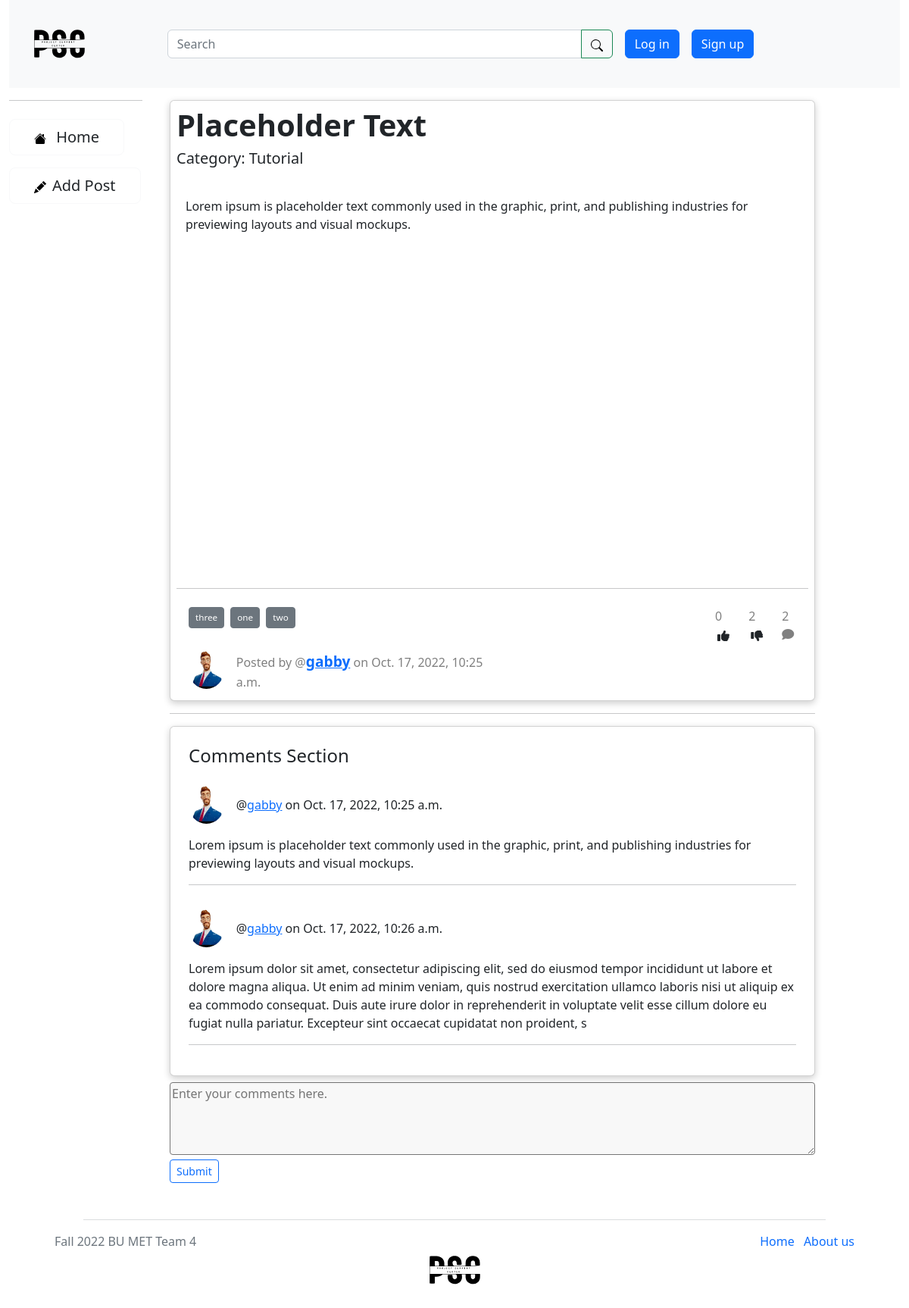
/project/5, run on the app's committed database.
### pscmodels/models.py (models this page shows, shortened)
class Posts(models.Model):
    CATEGORY = [
        ('TU', 'Tutorial'),
        ('BL', 'Blog'),
        ('TP', 'Tip'),
        ('AT', 'Article'),
        ('QU', 'Question'),
    ]
    creator = models.ForeignKey(settings.AUTH_USER_MODEL, on_delete=models.CASCADE)
    title = models.CharField(max_length=150)
    content = models.TextField()
    category = models.CharField(max_length=2, choices=CATEGORY, default='QU', )
    image_file = models.ImageField(upload_to='img/post/', blank=True, null=True)
    slug = models.SlugField(unique=True)
    date = models.DateTimeField(auto_now_add=True)
    upvotes = models.IntegerField(default=0)
    downvotes = models.IntegerField(default=0)
    votes = models.ManyToManyField(settings.AUTH_USER_MODEL, related_name="votes", default=None, blank=True)
    shares = models.IntegerField(default=0)
    tags = TaggableManager()
    favorites = models.ManyToManyField(settings.AUTH_USER_MODEL, related_name="favorite", default=None, blank=True)
    class Meta:
        ordering = ['-date']

class Profile(models.Model):
    user = models.OneToOneField(User, on_delete=models.CASCADE, blank=True, null=True)
    bio = models.CharField(max_length=150, blank=True, null=True)
    profile_pic = models.ImageField(default ='default_pic.jpg', upload_to='img/profile_pic/', blank=True, null=True)
    facebook_url = models.CharField(max_length=250,blank = True, null=True)
    github_url = models.CharField(max_length=250,blank = True, null=True)
    twitter_url = models.CharField(max_length=250,blank = True, null=True)
    website_url = models.CharField(max_length=250,blank = True, null=True)
    linkedin_url = models.CharField(max_length=250,blank = True, null=True)

class User(AbstractUser):
    CATEGORY = [
        ('Student', 'Student'),
        ('Faculty', 'Faculty'),
    ]
    role = models.CharField(max_length=7, choices=CATEGORY, default='Student')
    def __str__(self):
        return self.username

class Comments(models.Model):
    creator = models.ForeignKey(settings.AUTH_USER_MODEL, on_delete=models.CASCADE)
    post = models.ForeignKey(Posts, on_delete=models.CASCADE, related_name='comments')
    comment = models.TextField(null=True, blank=True)
    date = models.DateTimeField(auto_now_add=True)
    active = models.BooleanField(default=True)
    class Meta:
        ordering = ['date']

### post/views.py (the view)
# urls.py: path('project/<pk>',views.postDetailComment,name='postDetail'),
def postDetailComment(request, pk):
    post = get_object_or_404(Posts, pk=pk)
    template_name = 'post/postDetail.html'
    comments = post.comments.filter(active=True)
    new_comment = None
    if request.method == 'POST':
        if request.user.is_authenticated:
            comment = Comments(creator=request.user, post=post,
                               comment=request.POST["comment"])
            comment.save()
            return HttpResponseRedirect(str(post.id))
        else:
            messages.warning(request, ('Please login to make a comment'))
            return redirect("login")
    else:
        comment_form = CommentForm()
    return render(request, template_name, {'pk': post.id,
                                           'post': post,
                                           'comments': comments,
                                           'new_comment': new_comment,
                                           'comment_form': comment_form})

### post/forms.py
class CommentForm(forms.ModelForm):
    class Meta:
        model = Comments
        fields = ['comment']

### post/templates/post/postDetail.html (shortened to what this page needs)
{% extends 'base.html' %}
{% block content %}
{% load static %}
<div class="container-fluid">
  <div class="row align-items-center justify-content-center">
    <div id="post" >
      <div class="card bg-white p-2 mt-3" style="box-shadow: 0 3px 10px rgb(0 0 0 / 0.2);">
        <h1 class="card-title" ><a class="text-dark" style="text-decoration: none;" href="{% url 'postDetail' post.pk %}"><strong id="post_title">{{ post.title}}</strong></a></h1>
        <h5>Category: {{ post.get_category_display }}</h5>
        <div class="d-flex" id="post_content" style="padding-left:0px; padding-top: 15px;">
          <div class="container">
            <div class="mt-3" style="margin-left:auto; margin-right:auto; height: 500px; overflow-y: scroll;">
              <p style="float:left;">{{post.content}}</p>
            </div>
          </div>
        </div>
        <hr>
        <div class = "container m-1" style="color:gray">
          <div class="row">
            <div class="col-10">
              {% for tag in post.tags.all %}
              <a class="btn btn-secondary btn-sm post_tag me-1 mt-1" href="{% url 'tagged' tag.slug %}" role="button"><div style="font-size: smaller;">{{ tag.name }}</div></a>
              {% endfor %}
            </div>
            <div class="col mt-1">
              <div class="d-flex justify-content-end ">
                <div class="pr-2">
                  <span id="i_like_this"><span id="up-{{post.id}}">{{post.upvotes}}</span></span>
                  <a {% if request.user.is_authenticated %}
                    class="btn btn-link text-dark p-0 border-0 btn-outline-light thumbaction" {% else %}
                    href="#" class="btn btn-link text-dark p-0 border-0 btn-outline-light"
                    {% endif %} value="thumbsup" data-value="{{post.id}}" data-toggle="tooltip" title="I like this" role="button">
                    <span style="padding:3px"><i id="thumbsup" width="1.4em" height="1.4em" class="fa fa-thumbs-up"></i></span>
                  </a>
                </div>
                <div class="pr-2" style="padding-left:12px">
                  <span id="down-{{post.id}}">{{post.downvotes}}</span>
                  <a {% if request.user.is_authenticated %}
                    class="btn btn-link text-dark p-0 border-0 btn-outline-light thumbaction" {% else %}
                    href="#" class="btn btn-link text-dark p-0 border-0 btn-outline-light"
                    {% endif %} value="thumbsdown" data-value="{{post.id}}" data-toggle="tooltip" title="I dont like this" role="button">
                    <span style="padding:3px"><i id="thumbsdown" width="1.4em" height="1.4em" class="fa fa-thumbs-down"></i></span>
                  </a>
                </div>
                <div class="pr-2" style="padding-left:12px">
                  <span>{{post.comments.count}}</span>
                  <span><i class="fa fa-comment"></i></span>
                </div>
              </div>
            </div>
          </div>
          <div class="row mt-2">
            <div class="col">
              <div class="d-flex justify-content-start">
                {% if post.creator.profile.profile_pic %}
                <img
                  src="{{ post.creator.profile.profile_pic.url }}"
                  class="rounded-circle"
                  height=50
                  width=50
                  alt="Avatar"
                  loading="lazy"
                />
                {% endif %}
                <div class="d-flex align-items-center w-100 ps-3">
                  <div class="w-100" id="post-footer">
                      Posted by @<b style="font-size: 1.2em"><a id="post_author" href="{% url 'profile' post.creator %}">{{ post.creator }}</a></b> on {{ post.date }}
                  </div>
                </div>
              </div>
            </div>
            <div class="col">
            </div>
          </div>
        </div>
      </div>
      <hr>
      <div class="card bg-white p-2 my-2" style="box-shadow: 0 3px 10px rgb(0 0 0 / 0.2);">
        <div class="card-body">
          <h4 style="padding-bottom: 2px">Comments Section</h4>
          {% for comment in comments %}
          <div class="comments">
              <div class="d-flex">
              {% if comment.creator.profile.profile_pic %}
                  <img
                    src="{{ comment.creator.profile.profile_pic.url }}"
                    class="rounded-circle me-3 my-3"
                    height=50
                    width=50
                    alt="Avatar"
                    loading="lazy"
                  />
              {% endif %}
              <div class="d-flex align-items-center w-100">
                <div class="w-100">
                    @<a href="{% url 'profile' comment.creator %}">{{ comment.creator }}</a> on {{ comment.date }}
                </div>
              </div>
            </div>
            {{ comment.comment | linebreaks }}
          </div>
            <hr/>
          {% endfor %}
        </div>
      </div>
      <div>
        <form action="{% url 'postDetail' post.id %}" method="post">
          <textarea style="height: 12vh; width: -webkit-fill-available; border-radius: 4px; background-color: #f8f8f8;" required = True name="comment" placeholder="Enter your comments here."></textarea><br>
          <input class="btn btn-sm btn-outline-primary" type="submit" value="Submit" class="button">
        </form>
      </div>
    </div>
  </div>
</div>
{% endblock %}

### data on the page
Posts: title "Placeholder Text", category "Tutorial", content "Lorem ipsum is placeholder text commonly used in the graphic, print, and publishing industries for previewing layouts and visual mockups.", upvotes "0", downvotes "2", comments.count "2", creator.profile.profile_pic (picture), creator "gabby", date "Oct. 17, 2022, 10:25 a.m."
Tag: name "three"
Tag: name "one"
Tag: name "two"
Comments: creator.profile.profile_pic (picture), creator "gabby", date "Oct. 17, 2022, 10:25 a.m.", comment "Lorem ipsum is placeholder text commonly used in the graphic, print, and publishing industries for previewing layouts and visual mockups."
Comments: creator.profile.profile_pic (picture), creator "gabby", date "Oct. 17, 2022, 10:26 a.m.", comment "Lorem ipsum dolor sit amet, consectetur adipiscing elit, sed do eiusmod tempor incididunt ut labore et dolore magna aliqua. Ut enim ad minim veniam, quis nostrud exercitation ullamco laboris nisi ut aliquip ex ea commodo consequat. Duis aute irure dolor in reprehenderit in voluptate velit esse cillum dolore eu fugiat nulla pariatur. Excepteur sint occaecat cupidatat non proident, s"
